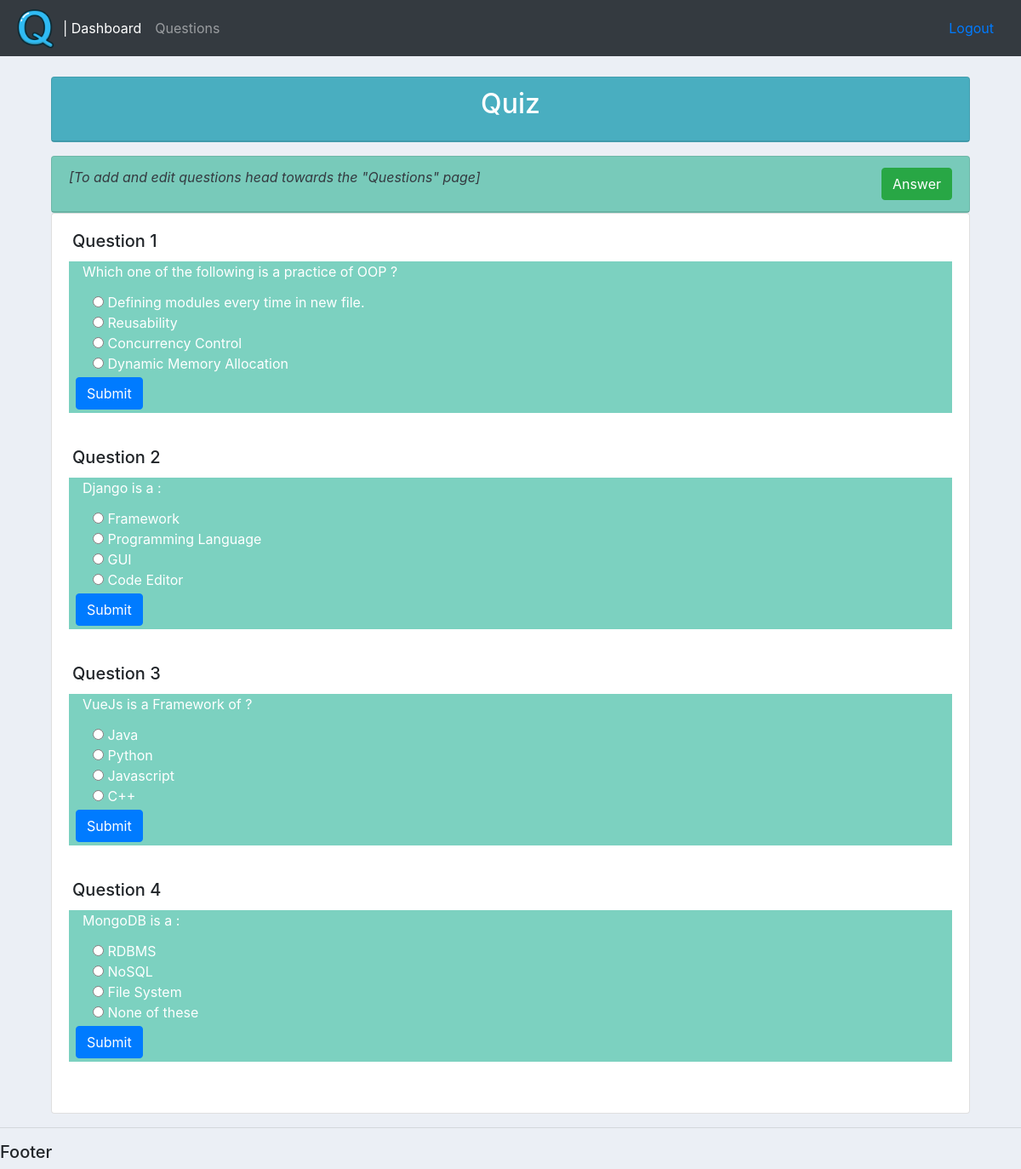
The page / on the database its author committed.
### Quiz/models.py (models this page shows)
class BaseModel(models.Model):
    date_created = models.DateTimeField(auto_now_add=True, null=True)
    date_updated = models.DateField(auto_now=True, null=True)
    class Meta:
        abstract = True

class Question(BaseModel):
    question = models.CharField(max_length=400, null=True)
    category = models.ForeignKey(Category, null=True, on_delete= models.SET_NULL)
    def __str__(self):
        return self.question

class Answer(BaseModel):
    question = models.ForeignKey(Question, on_delete=models.CASCADE)
    answer = models.CharField(max_length=200)
    is_correct = models.BooleanField(default=False)
    def __str__(self):
        return self.answer

### Quiz/views.py (the view)
# urls.py: path('', views.home, name='home'),
def home(request):
    question = Question.objects.all()
    question_count = Question.objects.all().count()
    answers = Answer.objects.all()
    context = {'question':question,'answers':answers, 'question_count':question_count}
    return render(request,'Quiz/status.html',context)

### Quiz/templates/Quiz/status.html (shortened to what this page needs)
{%  extends 'Quiz/main.html' %}
{% block content %}
<br>
<div class="col ">
	<div class='color sticky-top' style="background:#ebeff5 ">
	<div class="col">
		<div class="col-md">
			<div class="card text-center text-white  mb-3" id="total-orders">
			  	<div class="card-header">
			  		<h2 class="card-title">Quiz</h2>
			  	</div>
			</div>
		</div>
	</div>
	<div class="col">
		<div class="col-md">
			<div class="card text-left text-white " id="orders-pending">
			  	<div class="card-header d-flex justify-content-between align-items-center">
					<div class="text-dark font-italic">
						<p>[To add and edit questions head towards the "Questions" page]</P>
					</div>
						<a class="btn btn-success  ml-1" id='demo' class="mr-5">Answer</a>
			  	</div>
			</div>
		</div>
	</div>
	</div>
	<div class="col">
		<div class="col-md">
			<div class="card text-left text-black mb-3" id="#">
			  	<div class="card-body">
			    	{% for q in question %}
					<h5 class="card-title ml-1 ">Question {{ forloop.counter }}</h5>
					<div class="text-left text-white  mb-0" id="orders-pending">
							<p class= "card-title ml-3">{{q}}
							{% for ans in q.answer_set.all %}
							<div class="form-check ml-2">
								<input  type="radio" name="radioGrp" value={{ans.is_correct}}>
								<label class="form-check-label" for="radioGrp">
									{{ans}}
								</label>
							</div>
						{% endfor %}
						<button class="btn btn-primary pull-right getvalue mt-1 ml-2 mb-1" type="button">Submit</button>
						</p>
					</div>
					<br>
					{% endfor %}
			  	</div>
			</div>
		</div>
	</div>
</div>
{% endblock %}

### Quiz/templates/Quiz/main.html (shortened to what this page needs)
{% load static %}
<!DOCTYPE html>
<html>
<head>
	<link rel="stylesheet" href="https://stackpath.bootstrapcdn.com/bootstrap/4.3.1/css/bootstrap.min.css">
	<link rel="stylesheet" type="text/css" href="{% static '/css/main.css/' %}">
</head>
<body>
	{%  include 'Quiz/navbar.html' %}
	<div class="container-fluid">
	{% block content %}
	{% endblock %}
    </div>
	<hr>
	<h5>Footer</h5>
</body>
</html>

### Quiz/templates/Quiz/navbar.html (shortened to what this page needs)
{% load static %}
<nav class="navbar navbar-expand-lg navbar-dark bg-dark">
<img src="{% static '/images/q.png' %}" width="50px" heigth='50px'>
  <div class="collapse navbar-collapse" id="navbarNav">
    <ul class="navbar-nav">
      <li class="nav-item active">
        <a class="nav-link" href="{% url 'home' %}">|  Dashboard</a>
      </li>
      <li class="nav-item">
        <a class="nav-link" href="{% url 'questions_base_page' %}">Questions</a>
      </li>
    </ul>
  </div>
  <a class="nav-link" href="{% url 'logoutpage' %}">Logout</a>
</nav>

### static/css/main.css (style rules this page uses)
body { background-color: #ebeff5; }
#total-orders { background-color: #4cb4c7; }
#orders-pending { background-color: #7CD1C0; }

### rows shown on the page
Question: question "Which one of the following is a practice of OOP ?"
Answer: answer "Defining modules every time in new file."
Answer: answer "Reusability"
Answer: answer "Concurrency Control"
Answer: answer "Dynamic Memory Allocation"
Question: question "Django is a :"
Answer: answer "Framework"
Answer: answer "Programming Language"
Answer: answer "GUI"
Answer: answer "Code Editor"
Question: question "VueJs is a Framework of ?"
Answer: answer "Java"
Answer: answer "Python"
Answer: answer "Javascript"
Answer: answer "C++"
Question: question "MongoDB is a :"
Answer: answer "RDBMS"
Answer: answer "NoSQL"
Answer: answer "File System"
Answer: answer "None of these"
